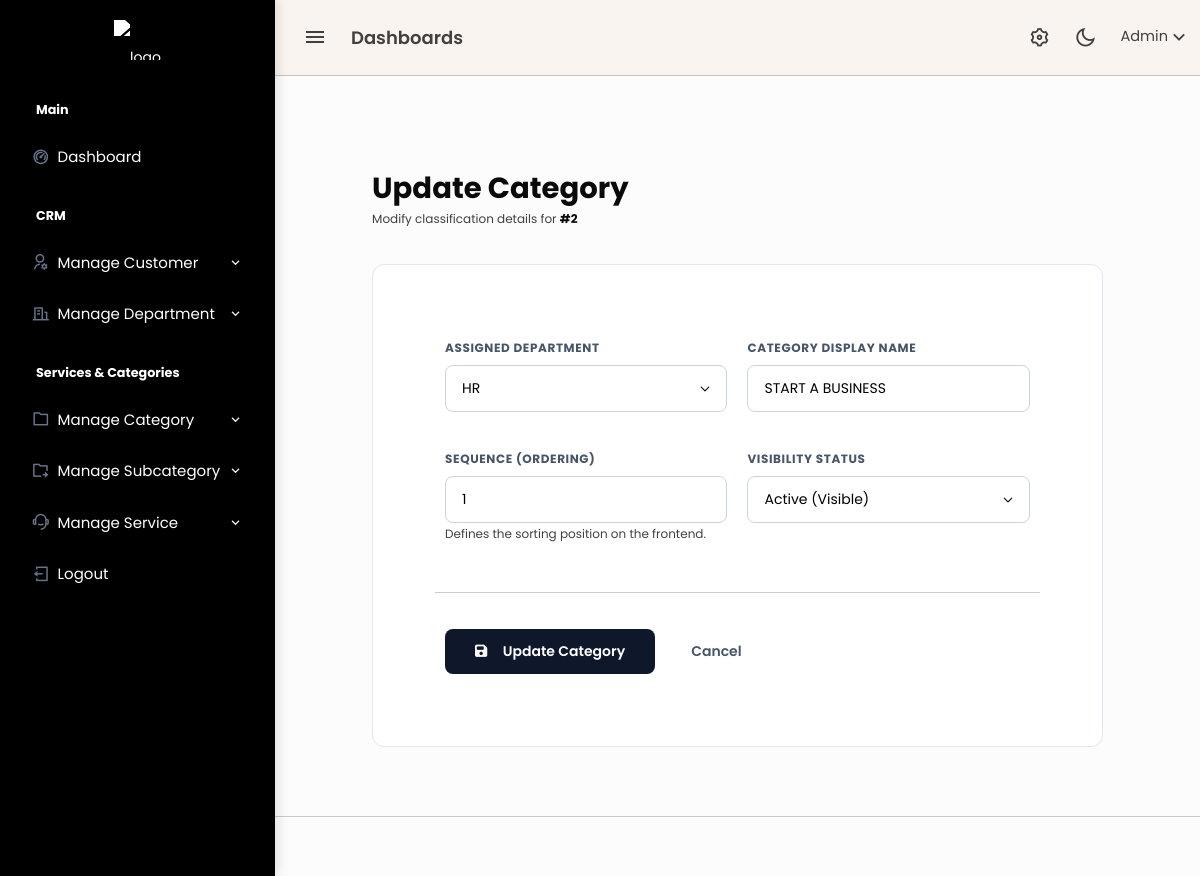
Page /admin/category_edit.php?id=2 (signed in) on the earlier database version.
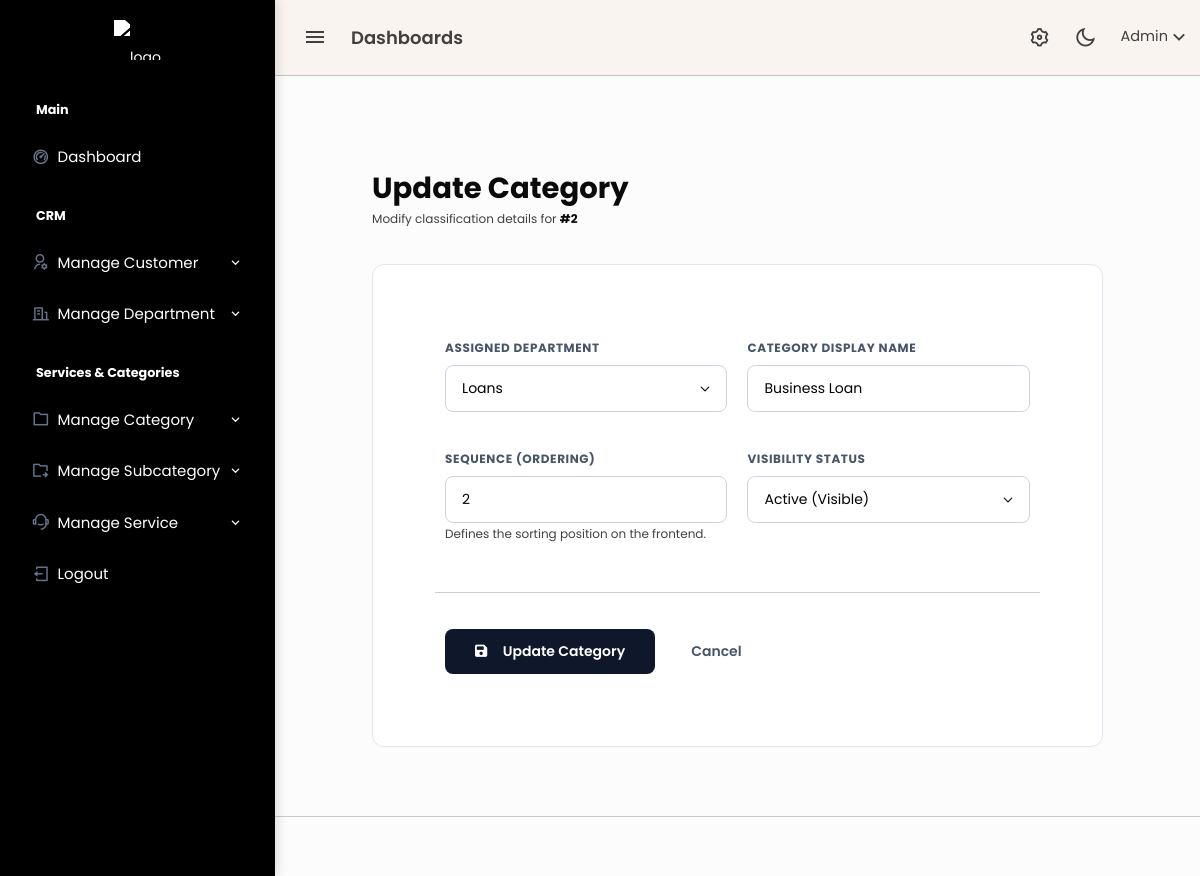
Same page on the later database version.
### tables this page shows
CREATE TABLE `service_categories` (
  `id` bigint(20) UNSIGNED NOT NULL,
  `uuid` char(36) NOT NULL DEFAULT uuid(),
  `department` int(11) NOT NULL,
  `category_name` varchar(255) NOT NULL,
  `sequence` int(11) NOT NULL DEFAULT 1,
  `active` tinyint(1) NOT NULL DEFAULT 1,
  `live` tinyint(1) NOT NULL DEFAULT 1,
  `created_at` timestamp NULL DEFAULT current_timestamp(),
  `updated_at` timestamp NULL DEFAULT current_timestamp() ON UPDATE current_timestamp()
);

CREATE TABLE `departments` (
  `id` int(10) UNSIGNED NOT NULL,
  `name` varchar(255) NOT NULL,
  `created_at` timestamp NULL DEFAULT current_timestamp(),
  `updated_at` timestamp NULL DEFAULT current_timestamp() ON UPDATE current_timestamp(),
  `created_by` bigint(20) UNSIGNED DEFAULT NULL
);

### admin/category_edit.php (the view, shortened to what this page needs)
<?php
include 'db/config.php';
$id = (int)($_GET['id'] ?? 0);
$category = mysqli_fetch_assoc(
    mysqli_query($conn, "SELECT * FROM service_categories WHERE id = $id")
);
$departments = mysqli_query($conn, "SELECT id, name FROM departments ORDER BY name ASC");
?>
<?php include 'header.php'; ?>
<?php include 'topbar.php'; ?>
<?php include 'sidebar.php'; ?>
<div class="content-page">
    <div class="content">
        <div class="container-fluid pt-5">
            <div class="row justify-content-center">
                <div class="col-lg-10">
                    <div class="mb-4 text-center text-md-start">
                        <h2 class="fw-bold text-dark mb-1">Update Category</h2>
                        <p class="text-muted small">Modify classification details for <span class="fw-bold text-dark">#<?= $category['id'] ?></span></p>
                    </div>
                    <div class="card card-modern">
                        <div class="card-body p-4 p-md-5">
                            <form method="POST" action="db/update/category_update.php">
                                <div class="row">
                                    <div class="col-md-6 mb-4">
                                        <label class="form-label">Assigned Department</label>
                                        <select name="department" class="form-select" required>
                                            <?php while ($d = mysqli_fetch_assoc($departments)): ?>
                                                <option value="<?= $d['id'] ?>"
                                                    <?= $category['department'] == $d['id'] ? 'selected' : '' ?>>
                                                    <?= htmlspecialchars($d['name']) ?>
                                                </option>
                                            <?php endwhile; ?>
                                        </select>
                                    </div>
                                    <div class="col-md-6 mb-4">
                                        <label class="form-label">Category Display Name</label>
                                        <input type="text"
                                               name="category_name"
                                               class="form-control"
                                               value="<?= htmlspecialchars($category['category_name']) ?>"
                                               required>
                                    </div>
                                    <div class="col-md-6 mb-4">
                                        <label class="form-label">Sequence (Ordering)</label>
                                        <input type="number"
                                               name="sequence"
                                               class="form-control"
                                               value="<?= $category['sequence'] ?>"
                                               min="1">
                                        <small class="text-muted">Defines the sorting position on the frontend.</small>
                                    </div>
                                    <div class="col-md-6 mb-4">
                                        <label class="form-label">Visibility Status</label>
                                        <select name="active" class="form-select">
                                            <option value="1" <?= $category['active'] ? 'selected' : '' ?>>Active (Visible)</option>
                                        </select>
                                    </div>
                                    <div class="col-12 mt-2 pt-4 border-top d-flex align-items-center">
                                        <button type="submit" class="btn btn-submit-pro">
                                            <i class="fas fa-save me-2"></i> Update Category
                                        </button>
                                        <a href="category.php" class="btn-cancel ms-4">
                                            Cancel
                                        </a>
                                    </div>
                                </div>
                            </form>
                        </div>
                    </div>
                </div>
            </div>
        </div>
    </div>
</div>
<?php include 'footer.php'; ?>

Differences in the rows shown:
changed service_categories "Active (Visible)": department "HR" → "Loans"; category_name "START A BUSINESS" → "Business Loan"; sequence "1" → "2"
